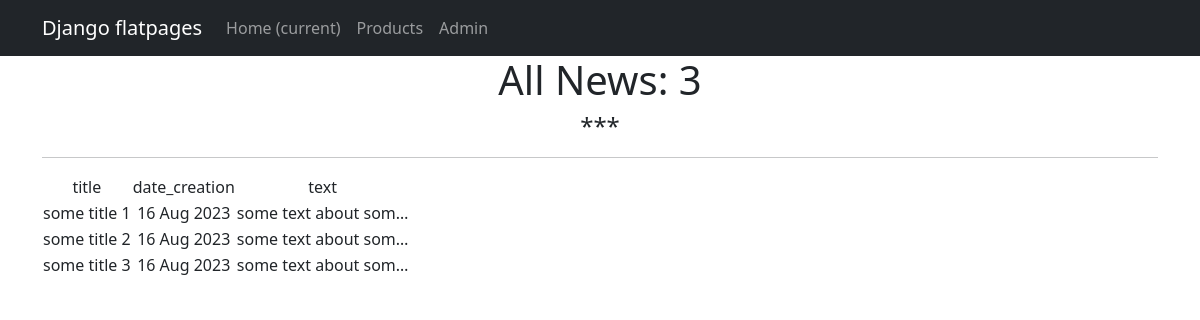
Before: /news/ with the older database file.
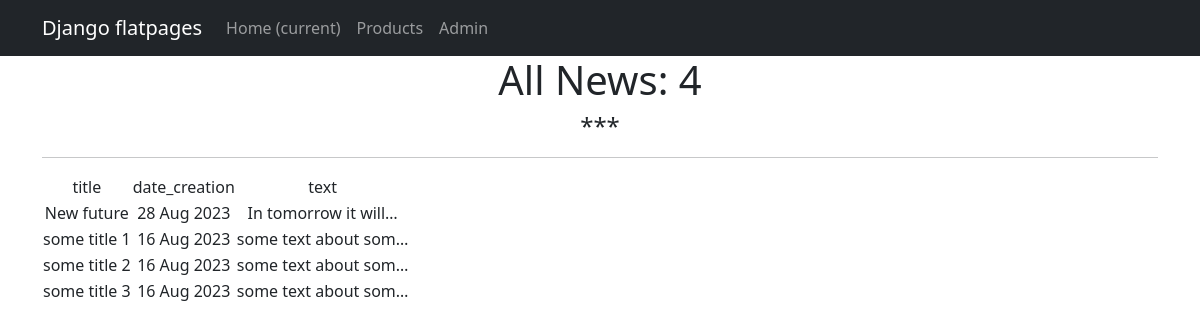
After: the same page with the newer database file.
### news/models.py (models this page shows, shortened)
class Post(models.Model):
    author = models.ForeignKey(Author, on_delete=models.CASCADE)
    NEWS = 'NW'
    ARTICLE = 'AR'
    CATEGORY_CHOICES = (
        (NEWS, 'Новость'),
        (ARTICLE, 'Статья'),
    )
    category_type = models.CharField(max_length=2, choices=CATEGORY_CHOICES, default=ARTICLE)
    date_creation = models.DateTimeField(auto_now_add=True)
    post_category = models.ManyToManyField(Category, through='PostCategory')
    title = models.CharField(max_length=128)
    text = models.TextField()
    rating = models.SmallIntegerField(default=0)

### news/views.py (the view)
# urls.py: path('', PostList.as_view()),
class PostList(ListView):
    model = Post # indicate the model, whose objects we will show
    ordering = 'title'
    template_name = 'news.html'
    context_object_name = 'news'
    def get_context_data(self, **kwargs):
        context = super().get_context_data(**kwargs)
        return context

### templates/news.html (shortened to what this page needs)
{% extends 'flatpages/default.html' %}
{% load custom_filters %}
{% block content %}
    <h1> All News: {{ news|length }} </h1>
    <h4>***</h4>
    <hr>
    {% if news %}
        <table>
            <tr>
                <td>title</td>
                <td>date_creation</td>
                <td>text</td>
            </tr>
            {% for post in news %}
            <tr>
                <td>{{ post.title }}</td>
                <td>{{ post.date_creation|date:'d M Y' }}</td>
                <td>{{ post.text|truncatechars:20}}</td>
            </tr>
            {% endfor %}
        </table>
    {% else %}
        <h2> No news! </h2>
    {% endif %}
{% endblock content %}

Changed rows visible on the page:
added Post: title "New future", date_creation "28 Aug 2023", text "In tomorrow it will…"
Other visible differences:
{{ news|length }}: "3" → "4"
